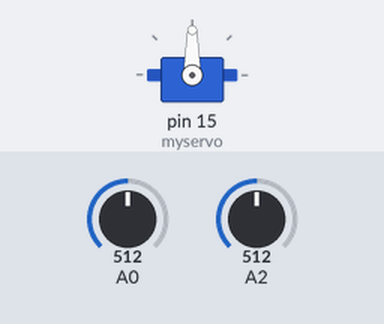
This sketch was run on a simulated Arduino Uno, built with avr-gcc and run on an emulated ATmega328P. Shown: servo. Inputs (shaded band) come from the test bench; at power-on: A0 = 512, A2 = 512.

Above: at 1.2 s.
1.3 s: A0 set to 523
At 3.1 s:
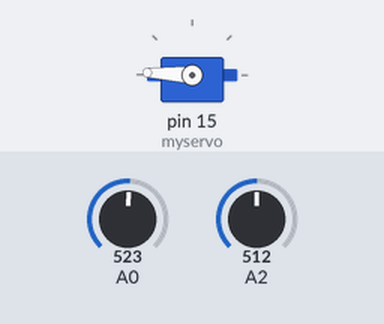
4.3 s: A2 set to 716
At 6.5 s:
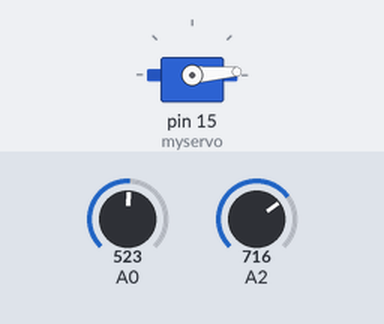
7.3 s: A2 set to 511
At 7.75 s:
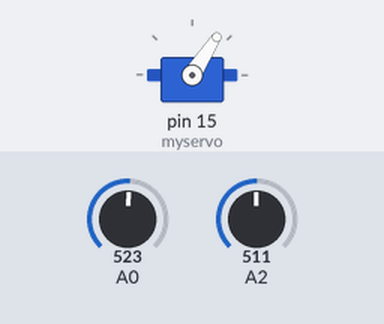
10.3 s: A2 set to 900
Timing chart, 0 to 13.3 s (numbered marks = the images above; inputs shaded):
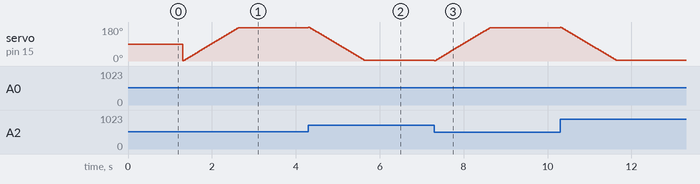

The sketch:

servo_bentham.ino
```cpp
// random servo sweep
// For eyeball installation https://increasinglyunclear.world/panopticon/
// Kevin Walker 19 Aug 2013

#include <Servo.h>
Servo myservo;
int pos = 0;    // variable to store the servo position
int incomingByte; // for incoming serial data

void setup()
{
  myservo.attach(15);  // attaches the servo on pin 9 to the servo object
  Serial.begin(9600);
  myservo.write(0);
}


void loop()
{

  //if (Serial.available() > 0) {
  // incomingByte = Serial.read();
  // Serial.println(incomingByte);

  int sensorValue = analogRead(A0);
  int sensorValue2 = analogRead(A2);

  if (sensorValue > sensorValue2) {
    if (pos < 180){
      for(pos = 1; pos < 180; pos += 4)  // goes from 0 degrees to 180 degrees
      {                                  // in steps of 1 degree
        myservo.write(pos);              // tell servo to go to position in variable 'pos'
        delay(30);                       // waits 15ms for the servo to reach the position
      }
    }
  }

  // delay(random(10000));

  if (sensorValue2 > sensorValue) {
    if (pos > 1){
      for(pos = 180; pos>=1; pos-=4)     // goes from 180 degrees to 0 degrees
      {
        myservo.write(pos);              // tell servo to go to position in variable 'pos'
        delay(30);                       // waits 15ms for the servo to reach the position
      }
    }
  }

  if (sensorValue2 == sensorValue) {
    //for(pos = 30; pos>=1; pos-=1)     // goes from 180 degrees to 0 degrees
    // {
    myservo.write(90);              // tell servo to go to position in variable 'pos'
    delay(30);                       // waits 15ms for the servo to reach the position
    // }
  }


  //}
}
```

Measured:
- the behaviour switches between 512 and 513 on A0 (found by bisection; images 0 and 1)
